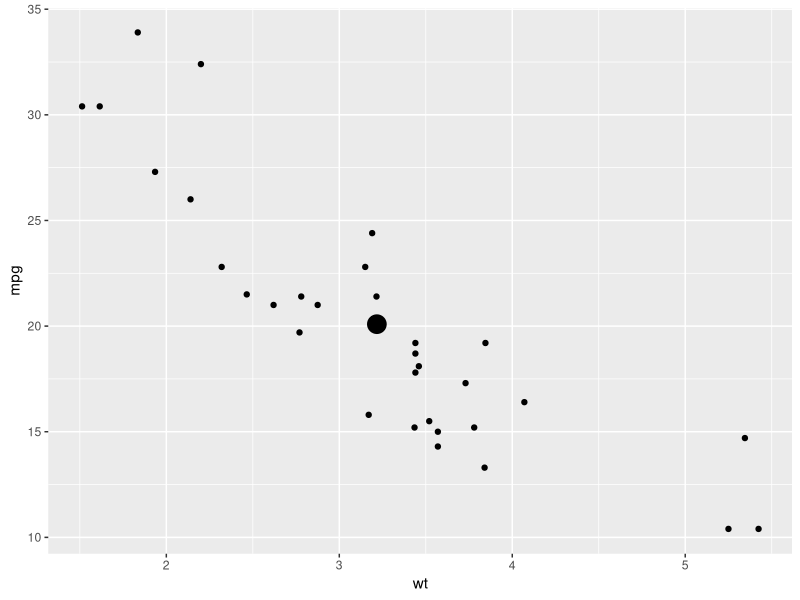
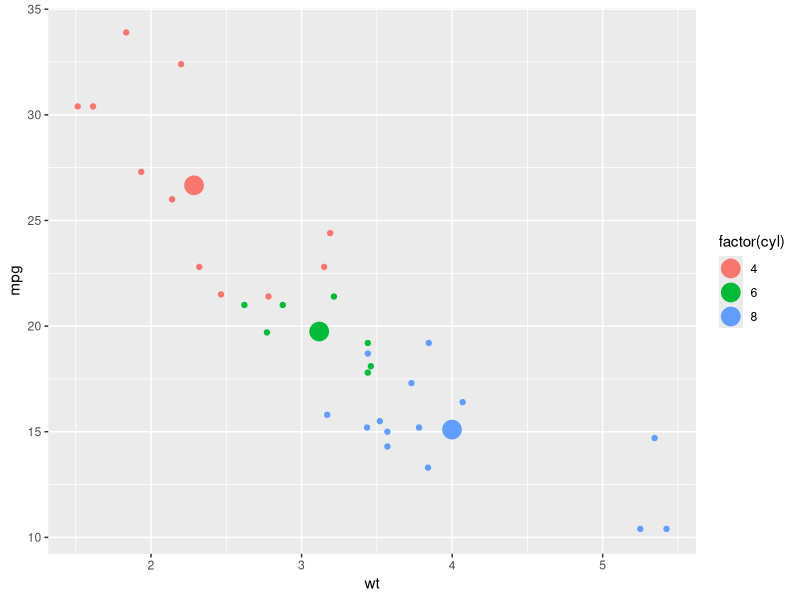
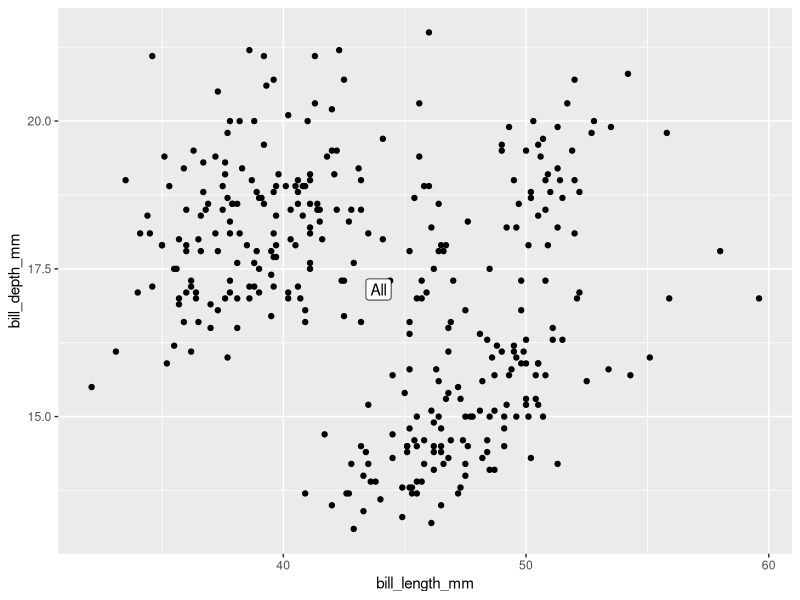
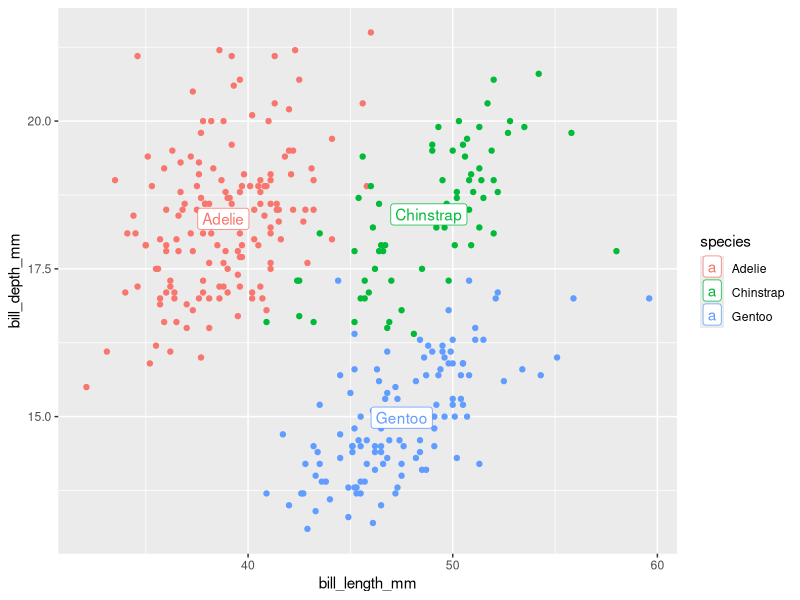
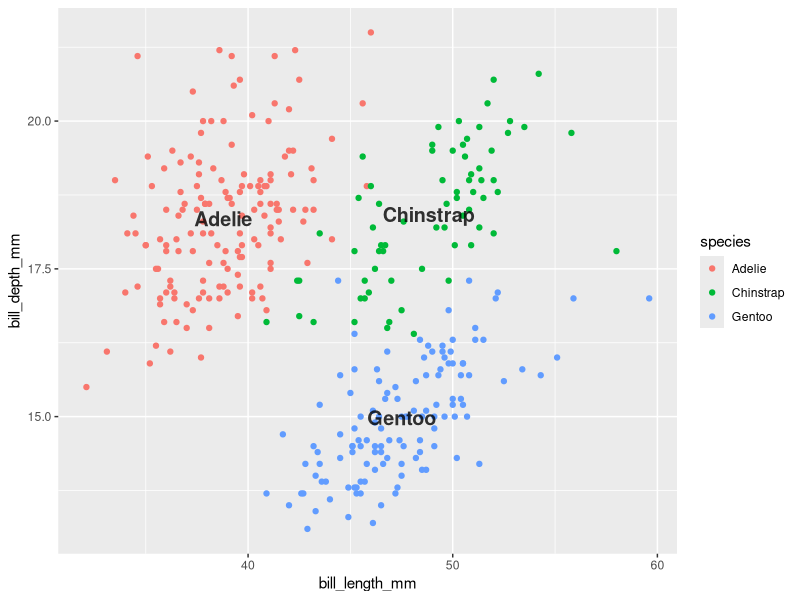
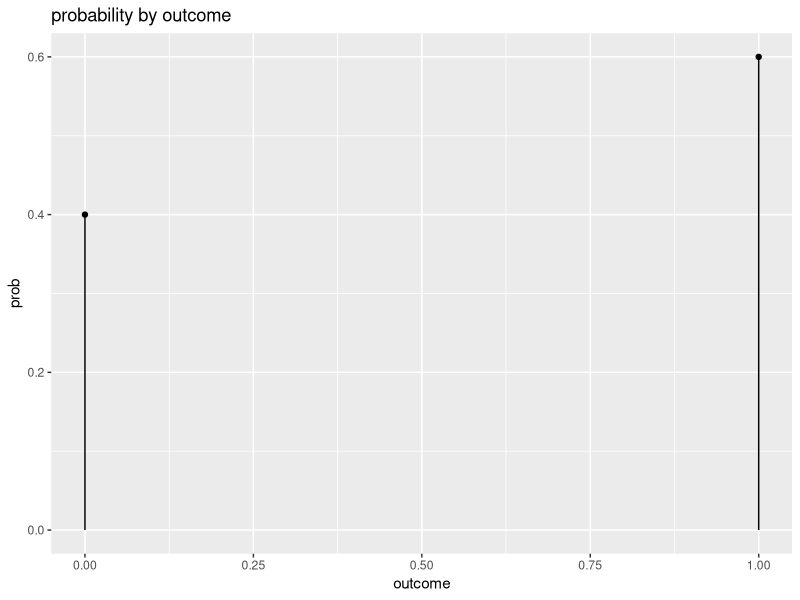
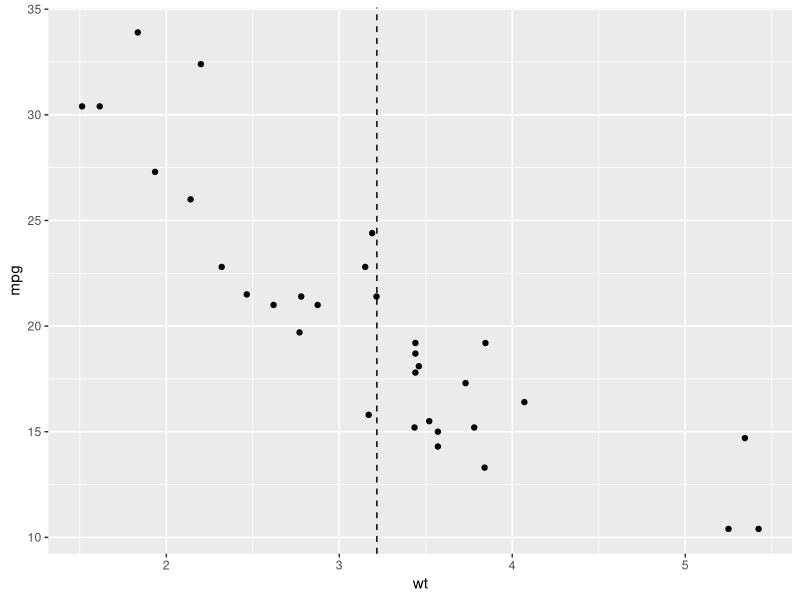
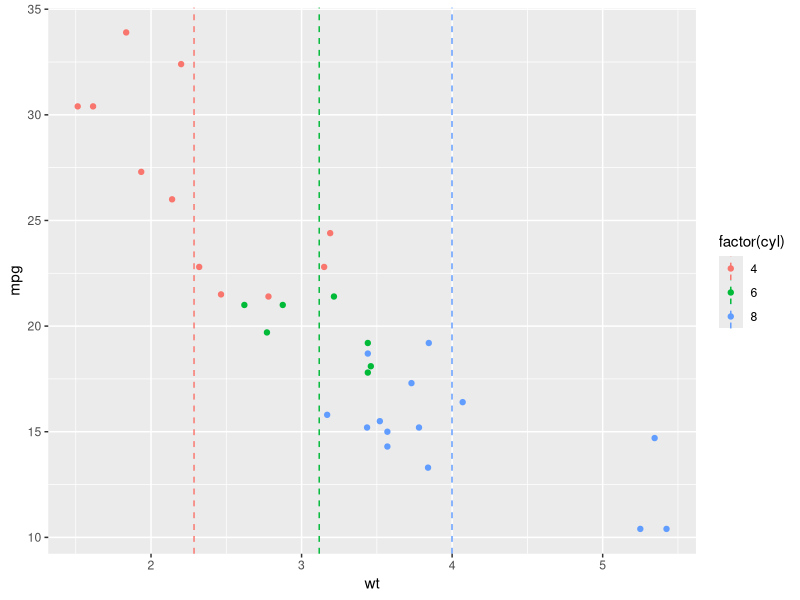

Reproduce these figures in R, in order.
## ---- chunk 1
knitr::opts_chunk$set(echo = TRUE, error = T)
options(tidyverse.quiet = TRUE)
## ---- chunk 2
library(tidyverse)

StatRasa <- ggplot2::ggproto("StatRasa", ggplot2::Stat,
  compute_group = function(data, scales, compute_group_fun, fun.args) {
     # Change default arguments of the function to the 
     # values in fun.args
     args <- formals(compute_group_fun)
     for (i in seq_along(fun.args)) {
        if (names(fun.args[i]) %in% names(fun.args)) {
           args[[names(fun.args[i])]] <- fun.args[[i]]
        } 
     }
     formals(compute_group_fun) <- args
     
     # Apply function to data
     compute_group_fun(data)
})

# stat function used in ggplot
stat_rasa <- function(mapping = NULL, data = NULL,
                      geom = "point", 
                      position = "identity",
                      compute_group_fun = NULL,
                      ...,
                      show.legend = NA,
                      inherit.aes = TRUE) {
   # Check arguments 
   if (!is.function(compute_group_fun)) stop("compute_group_fun must be a function")
   
   # Pass dotted arguments to a list
   fun.args <- match.call(expand.dots = FALSE)$`...`
   
   ggplot2::layer(
      data = data,
      mapping = mapping,
      stat = StatRasa,
      geom = geom,
      position = position,
      show.legend = show.legend,
      inherit.aes = inherit.aes,
      check.aes = FALSE,
      check.param = FALSE,
      params = list(
         compute_group_fun = compute_group_fun, 
         fun.args = fun.args,
         na.rm = FALSE,
         ...
      )
   )
}
## ---- chunk 3
group_means <- function(data){
  
 data %>% 
    summarise(x = mean(x),
              y = mean(y))
  
}

geom_means <- function(...){
  stat_rasa(compute_group_fun = group_means, ...)
}

mtcars |>
  ggplot() + 
  aes(x = wt,
      y = mpg) + 
  geom_point() + 
  geom_means(size = 6)

last_plot() + 
  aes(color = factor(cyl))
## ---- chunk 4
group_label_at_center <- function(data){
  
 data %>% 
    group_by(label) %>% 
    summarise(x = mean(x, na.rm = T),
              y = mean(y, na.rm = T))
  
}

geom_center_label <- function(...){
  stat_rasa(compute_group_fun = group_label_at_center, geom = GeomLabel, ...)
}


palmerpenguins::penguins |>
  ggplot() +
  aes(x = bill_length_mm,
      y = bill_depth_mm) +
  geom_point() +
  aes(label = "All") +
  geom_center_label()


last_plot() +
  aes(color = species, label = species)


geom_center_text <- function(...){
  stat_rasa(compute_group_fun = group_label_at_center, geom = GeomText, ...)
}


palmerpenguins::penguins |>
  ggplot() +
  aes(x = bill_length_mm,
      y = bill_depth_mm) +
  geom_point() +
  aes(color = species) +
  geom_center_text(aes(label = species), 
                    color = "Black", 
                    alpha = .8,
                   size = 5, 
                   fontface = "bold")

layer_data(i = 2)
## ---- chunk 5
compute_post <- function(data){
  
  data %>% 
    mutate(xend = x,
           yend = 0)
  
}

geom_post <- function(...){
  stat_rasa(compute_group_fun = compute_post, geom = "segment", ...)
}


data.frame(outcome = 0:1, prob = c(.4, .6)) |>
  ggplot() + 
  aes(x = outcome,
      y = prob) + 
  geom_post() + 
  geom_point() + 
  labs(title = "probability by outcome")


## ---- chunk 6
compute_xmean <- function(data){
  
  data %>% 
    summarize(xintercept = mean(x))
  
}

geom_xmean <- function(...){
  stat_rasa(compute_group_fun = compute_xmean, geom = "vline", ...)
}

mtcars |>
  ggplot() + 
  aes(x = wt,
      y = mpg) + 
  geom_point() + 
  geom_xmean(linetype = "dashed")

last_plot() + 
  aes(color = factor(cyl))
## ---- chunk 7
compute_xy_quantile <- function(data, q = .25){
  
  data %>% 
    summarise(x = quantile(x, q),
              y = quantile(y, q)) 
  
}

geom_quantile <- function(...){
  stat_rasa(compute_group_fun = compute_xy_quantile, geom = "point", ...)
}

mtcars |>
  ggplot() +
  aes(x = wt,
      y = mpg) +
  geom_point() +
  geom_quantile(size = 8) +
  geom_quantile(size = 8, q = .75)

## ---- chunk 8
# using .75 span to match ggplot2 geom_smooth
Detrend <- function(data, method = "lm", span = 0.75) {
   if (method == "lm") {
      data$y <- resid(lm(y ~ x, data = data))
   } else {
      data$y <- resid(loess(y ~ x, span = span, data = data))
   }
   as.data.frame(data)
   }
   
   
library(ggplot2)
set.seed(42)
x <- seq(-1, 3, length.out = 30)
y <- x^2 + rnorm(30)*0.5
df <- data.frame(x = x, y = y)

ggplot(df, aes(x, y)) +
  geom_line(aes(color = "raw data")) +
  geom_smooth(aes(color = "loess smoothing"),
              alpha = .3) + 
  stat_smooth(geom = "point", 
              aes(color = "loess smoothing"),
              xseq = df$x) +
  stat_rasa(geom = "line", 
             compute_group_fun = Detrend, 
             method = "smooth",
             aes(color = "detrended")) +
  geom_hline(yintercept = 0, 
             linetype = "dashed") + 
  scale_color_discrete(breaks = 
                         fct_inorder(c("raw data",
                                       "loess smoothing",
                                       "detrended"))) +
  labs(title = "detrending with loess smoothing")
## ---- chunk 9
stat_detrend <- function(...) {
   stat_rasa(compute_group_fun = Detrend, geom = "line", ...)
}

ggplot(df, aes(x, y)) + 
  geom_line(aes(color = "raw data")) +
  geom_smooth(method = "lm", 
              aes(color = "linear model")) +
  stat_smooth(method = "lm", geom = "segment",
              xend = df$x, yend = df$y,
              xseq = df$x, alpha = .2
              ) +
  stat_detrend(method = "lm", 
                aes(color = "detrended")) +
  geom_hline(yintercept = 0, 
             linetype = "dashed") + 
  scale_color_discrete(breaks = 
                         fct_inorder(c("raw data",
                                       "linear model",
                                       "detrended"))) + 
  labs(title = "Linear detrending",
       color = NULL)
## ---- chunk 10
rasa_g <- function(compute_group_fun, geom, ...){
  
  stat_rasa(compute_group_fun = compute_group_fun, geom = geom, ...)
  
}
## ---- chunk 11
library(tidyverse)
geom_xmean_line <- function(...){rasa_g(function(df) df |> summarize(xintercept = mean(x)), "vline", ...)}

ggplot(cars) +
  aes(speed, dist) + 
  geom_point() + 
  geom_xmean_line(linetype = 'dashed')
  
last_plot() + 
  aes(color = dist > 50)


geom_xmean <- function(...){rasa_g(function(df) df |> summarize(x = mean(x), y = I(.05)), "point", ...)}


ggplot(cars) +
  aes(speed, dist) + 
  geom_point() + 
  geom_xmean(size = 8, shape = "diamond") 


## ---- chunk 12
geom_post <- function(...){rasa_g(function(df) df |> mutate(xend = x, yend = 0), "segment", ...)}

data.frame(prob = c(.4,.6), outcome = c(0, 1)) %>% 
ggplot(data = .) +
  aes(outcome, prob) + 
  geom_post() +
  geom_point() 

geom_expectedvalue <- function(...){rasa_g(function(df) df |> summarise(x = sum(x*y), y = 0), "point", ...)} 

last_plot() + 
  geom_expectedvalue()

geom_expectedvalue_label <- function(...){rasa_g(function(df) df |> summarise(x = sum(x*y), y = 0) |> mutate(label = round(x, 2)), "text", hjust = 1, vjust = 0, ...)} 

last_plot() +
  geom_expectedvalue_label()
## ---- chunk 13
rep(1, 15) |> 
  c(0) %>% 
  data.frame(outcome = .) |>
  ggplot() + 
  aes(x = outcome, y = 0) + 
  geom_dotplot()

geom_proportion <- function(...){rasa_g(function(df) df |> summarise(x = sum(x)/length(x), y = 0), "point", ...)}   # this should work for T/F too when rasa_p is in play

last_plot() + 
  geom_proportion()

geom_proportion_label <- function(...){rasa_g(function(df) df |> summarise(x = sum(x)/length(x), y = 0) |> mutate(label = round(x,3)), vjust = 0, "text", ...)}   # this should work for T/F too when rasa_p is in play

last_plot() + 
  geom_proportion_label()

last_plot()

## ---- chunk 14
geom_means <- function(...){rasa_g(function(df) df |> summarize(x = mean(x, na.rm = T), y = mean(y, na.rm = T)), "point", ...)}

palmerpenguins::penguins %>% 
  ggplot() + 
  aes(bill_length_mm, bill_depth_mm) + 
  geom_point() + 
  geom_means(size = 7)
## ---- chunk 15
geom_grouplabel_at_means <-  function(...){rasa_g(function(df) df |> group_by(label) |> summarize(x = mean(x, na.rm = T), y = mean(y, na.rm = T)), "label", ...)}

palmerpenguins::penguins %>% 
  ggplot() + 
  aes(bill_length_mm, bill_depth_mm, label = species, group = species) + 
  geom_point() + 
  geom_grouplabel_at_means(size = 7)
